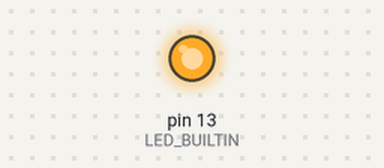
The sketch below on a simulated Arduino Uno, built with avr-gcc and run on an emulated ATmega328P. Parts: output pins drawn as LEDs (lit = HIGH).

Above: at 0.15 s.
At 2.4 s:
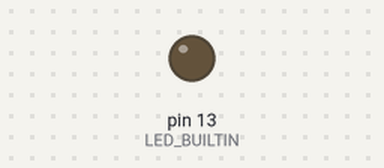
Timing chart, 0 to 3.2 s (numbered marks = the images above):
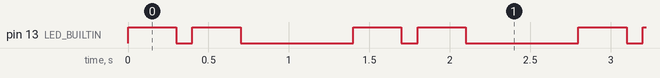

The sketch:

batimento_cardiaco_led.ino
```cpp
void setup(){
    pinMode(LED_BUILTIN, OUTPUT);
}

void loop(){
    digitalWrite(LED_BUILTIN, HIGH);
    delay(300);
    digitalWrite(LED_BUILTIN, LOW);
    delay(100);
    digitalWrite(LED_BUILTIN, HIGH);
    delay(300);
    digitalWrite(LED_BUILTIN, LOW);
    delay(700);
}
```

Measured:
- by itself, pin 13 (LED_BUILTIN): repeats every 1.4 s: LOW 0.10 s, HIGH 0.30 s, LOW 0.70 s, HIGH 0.30 s
- by itself, everything shown: repeats every 1.4 s, in 4 steps
